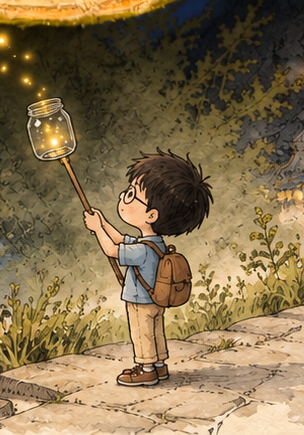
#> input picture skills/trip-photo-song-letter/assets/character_ref.png, 304 x 435 px
$ python -i render.py   (imports and definitions only)
#> lines starting #> are read from the running program, lines starting #| are printed output that depends on the picture
# SPDX-License-Identifier: Apache-2.0
"""出片：一张画 + 一首歌 + 一封信，渲染成 9:16 竖版视频。

时间轴全部来自 song.py 输出的段落时间：
  开场（前奏）：写歌的那张真实照片，山脊线跟着八音盒一个音一个音画出来，配两行大字；
  主歌：第一张画（可选光点：每个音一粒光）；山脊线飘下来变成画面下方的「乐谱带」，每个音同步点亮；
  副歌：第二张画（如果它是写歌照片改出来的，就在画里的山脊上同步亮点）；乐谱带播放点倒着走；
  间奏 + 高潮：第三张画；高潮时整条乐谱带变暖；
  尾声：信纸滑上来，落款下附这首歌的山脊乐谱。

由 episode.py validate / stills / render 调用。配置字段见 references/episode-config.md。
"""
from __future__ import annotations

import json
import math
import os
import subprocess

import cv2
import numpy as np
from PIL import Image, ImageDraw, ImageFilter, ImageFont
from scipy.ndimage import uniform_filter1d

W, H, IH, FPS = 1080, 1920, 1440, 30
PAPER = np.array([243, 238, 228], np.float32)
INK = (52, 46, 40)
WARM = (206, 146, 72)
CINNABAR = (196, 72, 52)
CACHE = os.environ.get("SONGLETTER_CACHE", os.path.expanduser("~/.cache/trip-photo-song-letter"))
FONT = os.path.join(CACHE, "fonts", "LXGWWenKai-Regular.ttf")
FONT_M = os.path.join(CACHE, "fonts", "LXGWWenKai-Medium.ttf")
SECTIONS = ("verse", "chorus", "bridge", "climax", "outro")


# ---------------------------------------------------------------- 配置校验
# [62 lines left out: functions validate, load_rgb, fit_portrait, not called in this run]


def ease(u):
    u = min(1.0, max(0.0, u))
    return u * u * (3 - 2 * u)


def lerp(a, b, u):
    return (a[0] + (b[0] - a[0]) * u, a[1] + (b[1] - a[1]) * u)


def fbm(h, w, seed):
#> called with h = 1440, w = 1080, seed = 3
    r = np.random.default_rng(seed)
    acc = np.zeros((h, w), np.float32)
    amp, tot = 1.0, 0.0
    for k in range(5):
        s = 2 ** (k + 2)
        n = r.random((h // s + 2, w // s + 2)).astype(np.float32)
        acc += amp * cv2.resize(n, (w, h), interpolation=cv2.INTER_CUBIC)
        tot += amp
        amp *= 0.55
    acc /= tot
    return (acc - acc.min()) / (acc.max() - acc.min())


NOISE = fbm(IH, W, 3)
YN = np.linspace(1, 0, IH, dtype=np.float32)[:, None]


def wash(progress, softness=0.06):
    field = YN * 0.82 + NOISE * 0.18
    return np.clip((progress * 1.1 - field) / softness, 0, 1)[..., None]


def align(src, dst, region=(0.0, 0.55)):
    a = cv2.cvtColor(src.astype(np.uint8), cv2.COLOR_RGB2GRAY)
    b = cv2.cvtColor(dst.astype(np.uint8), cv2.COLOR_RGB2GRAY)
    s = 0.5
    a2, b2 = cv2.resize(a, None, fx=s, fy=s), cv2.resize(b, None, fx=s, fy=s)
    mask = np.zeros_like(b2)
    mask[int(region[0] * b2.shape[0]):int(region[1] * b2.shape[0])] = 255
    warp = np.eye(2, 3, dtype=np.float32)
    try:
        _, warp = cv2.findTransformECC(b2, a2, warp, cv2.MOTION_AFFINE,
                                       (cv2.TERM_CRITERIA_EPS | cv2.TERM_CRITERIA_COUNT, 200, 1e-5), mask, 5)
    except cv2.error:
        pass
    warp[:, 2] /= s
    return warp


def kenburns(img, s, cx, cy):
    M = cv2.getRotationMatrix2D((cx * img.shape[1], cy * img.shape[0]), 0, s)
    return cv2.warpAffine(img, M, (img.shape[1], img.shape[0]), flags=cv2.INTER_LINEAR, borderMode=cv2.BORDER_REFLECT), M


# ---------------------------------------------------------------- 主体
class Episode:
    # [60 lines left out: functions __init__, _hook_layout, not called in this run]

    def hook_pt(self, x):
        x = int(min(self.SW - 1, max(0, x)))
        return (x * self.HS - self.HOFF, self.HOOK_Y + self.R[x] * self.HS - self.VOFF)

    # [378 lines left out: functions rib_pt, _prep_scene, _prep_chorus_ridge, _captions, text_layer, dot and 7 more, not called in this run]


def save_still(ep: Episode, t: float, path: str) -> None:
    os.makedirs(os.path.dirname(os.path.abspath(path)), exist_ok=True)
    Image.fromarray(ep.frame(t)).save(path, quality=90)


# [19 lines left out: function write_video, not called in this run]

>>> import cv2
>>> picture = cv2.cvtColor(cv2.imread('../assets/character_ref.png'), cv2.COLOR_BGR2RGB)
>>> result = align(picture, 'out.png')
#> in align, `a = cv2.cvtColor(src.astype(np.uint8), cv2.COLOR_RGB2GRAY)`:
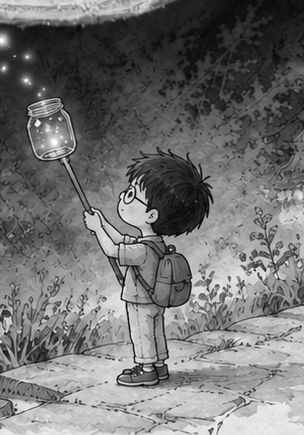
#> a: shape (435, 304); min 0, max 255, mean 113.4
#> (the run stopped early here; a loop or call above may not have finished)
